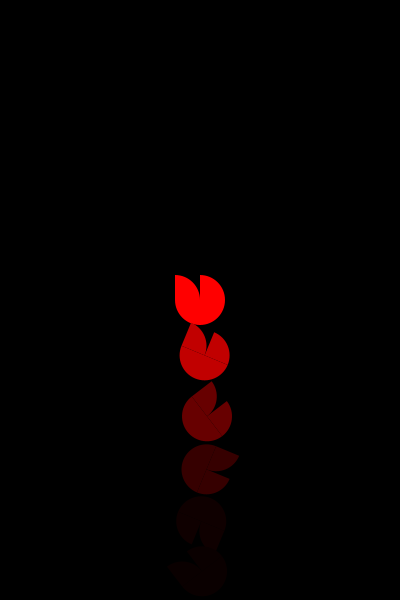
Frame 1 (no input)
Frame 60 (the mouse pressed at the canvas centre just before this capture): identical to frame 1, image omitted
Frame 120 (the mouse held since frame 60 and released just before this capture): identical to frame 1, image omitted

The Processing sketch that drew this single still picture (run headless with seeded random() and noise(); from frame 60 on, the mouse is pressed at the canvas centre):

// Processing sketch: processing_85942
// ── processing_85942.pde

void setup()
{size(400,600);

}

void draw()
{

background(0);

noStroke();
//forme1
fill(#FF0000);
beginShape();
arc(200,300, 50, 50,0,PI);
arc(175, 300, 50, 50,-PI/2,0);
arc(200, 300, 50, 50,-PI/2,0);
endShape(CLOSE);

fill(#C10000);


rotate(PI/8);
translate(65,-50);
beginShape();
arc(260,300, 50, 50,0,PI);
arc(235, 300, 50, 50,-PI/2,0);
arc(260, 300, 50, 50,-PI/2,0);
endShape(CLOSE);

fill(#670000);
rotate(PI/6);
translate(165,-135);
beginShape();
arc(260,300, 50, 50,0,PI);
arc(235, 300, 50, 50,-PI/2,0);
arc(260, 300, 50, 50,-PI/2,0);
endShape(CLOSE);

fill(#360000);
rotate(PI/3);
translate(179,-395);
beginShape();
arc(260,300, 50, 50,0,PI);
arc(235, 300, 50, 50,-PI/2,0);
arc(260, 300, 50, 50,-PI/2,0);
endShape(CLOSE);

fill(#0F0000);
rotate(PI/2);
translate(25,-610);
beginShape();
arc(260,300, 50, 50,0,PI);
arc(235, 300, 50, 50,-PI/2,0);
arc(260, 300, 50, 50,-PI/2,0);
endShape(CLOSE);

fill(#0A0000);
rotate(PI/1.5);
translate(-160,-635);
beginShape();
arc(260,300, 50, 50,0,PI);
arc(235, 300, 50, 50,-PI/2,0);
arc(260, 300, 50, 50,-PI/2,0);
endShape(CLOSE);



}
